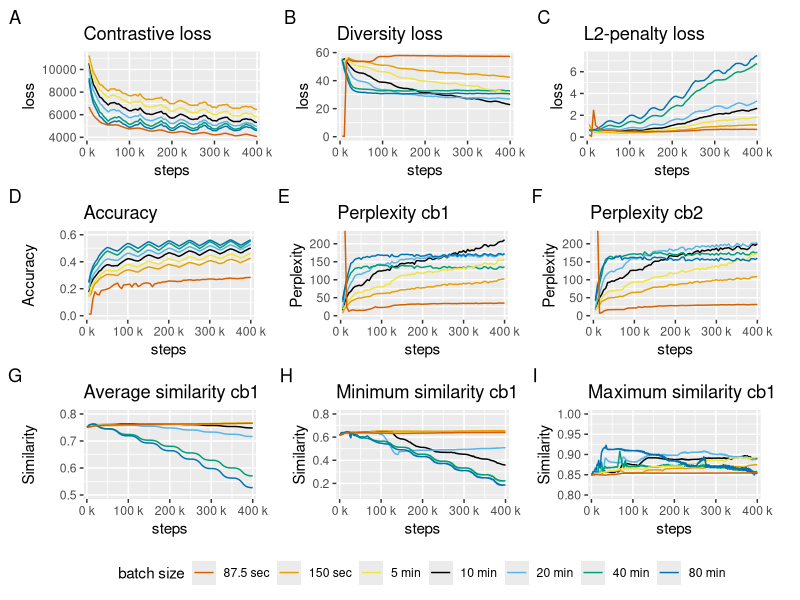
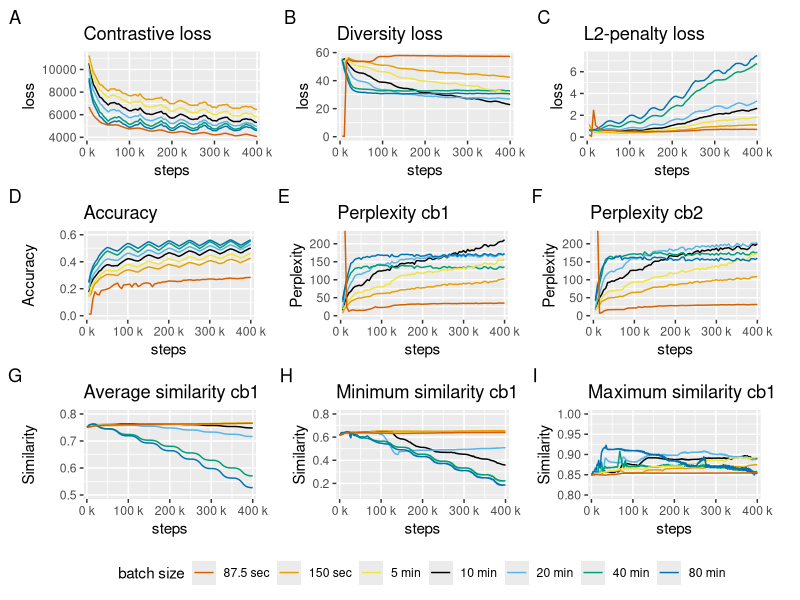

Source code (R) for these figures, in order:
# install the tidyverse
library(tidyverse)
library(patchwork)
library(scales)
library(ggthemes)

# x_axis for every plot
x_axis = scale_x_continuous(
  name="steps",
  labels = unit_format(unit = "k", scale = 1e-3),
  limits=c(0, 400000),
  expand = c(0.02, 0.02)  # Set expand to include only the bottom limit
)

# legend order
custom_legend_order <- c(
  "87.5 sec",
  "150 sec",
  "5 min",
  "10 min",
  "20 min",
  "40 min",
  "80 min"
)

# set line width
lw = 0.5

df = read_csv('csv/cb1_sim_avg.csv')

# codebook similarity
cb1_avg = (
  ggplot(read_csv('csv/cb1_sim_avg.csv')) 
  + aes(
    step, 
    value, 
    color=`batch size`,
    #linetype=`batch size`
  )
  + geom_line(linewidth=lw) 
  + x_axis 
  + scale_y_continuous(limits = c(0.5, 0.8))
  # + scale_linetype(breaks=custom_legend_order, guide=guide_legend(nrow = 1))
  + scale_color_colorblind(breaks=custom_legend_order, guide=guide_legend(nrow = 1))
  + labs(title = "Average similarity cb1", tag="G", color = "batch size", linetype = "batch size", shape = "batch size") 
  + ylab('Similarity')
)
cb1_min = (
  ggplot(read_csv('csv/cb1_sim_min.csv')) 
  + aes(
    step, 
    value, 
    color=`batch size`,
    #linetype=`batch size`
  )
  + geom_line(linewidth=lw) 
  + x_axis 
  + scale_y_continuous(limits = c(0.1, 0.8))
  # + scale_linetype(breaks=custom_legend_order, guide=guide_legend(nrow = 1))
  + scale_color_colorblind(breaks=custom_legend_order, guide=guide_legend(nrow = 1))
  + labs(title = "Minimum similarity cb1", tag="H", color = "batch size", linetype = "batch size", shape = "batch size") 
  + ylab('Similarity')
)
cb1_max = (
  ggplot(read_csv('csv/cb1_sim_max.csv'))
  + aes(
    step, 
    value, 
    color=`batch size`,
    #linetype=`batch size`
  )
  + geom_line(linewidth=lw) 
  + x_axis 
  + scale_y_continuous(limits = c(0.8, 1.0))
  # + scale_linetype(breaks=custom_legend_order, guide=guide_legend(nrow = 1))
  + scale_color_colorblind(breaks=custom_legend_order, guide=guide_legend(nrow = 1))
  + labs(title = "Maximum similarity cb1", tag="I", color = "batch size", linetype = "batch size", shape = "batch size") 
  + ylab('Similarity')
)

cb2_avg = (
  ggplot(read_csv('csv/cb2_sim_avg.csv')) 
  + aes(
    step, 
    value, 
    color=`batch size`,
    #linetype=`batch size`
  )
  + geom_line(linewidth=lw) 
  + x_axis 
  + scale_y_continuous(limits = c(0.5, 0.8))
  # + scale_linetype(breaks=custom_legend_order, guide=guide_legend(nrow = 1))
  + scale_color_colorblind(breaks=custom_legend_order, guide=guide_legend(nrow = 1))
  + labs(title = "Average similarity cb2", tag="J", color = "batch size", linetype = "batch size", shape = "batch size") 
  + ylab('Similarity')
)
cb2_min = (
  ggplot(read_csv('csv/cb2_sim_min.csv')) 
  + aes(
    step, 
    value, 
    color=`batch size`,
    #linetype=`batch size`
  )
  + geom_line(linewidth=lw) 
  + x_axis 
  + scale_y_continuous(limits = c(0.1, 0.8))
  # + scale_linetype(breaks=custom_legend_order, guide=guide_legend(nrow = 1))
  + scale_color_colorblind(breaks=custom_legend_order, guide=guide_legend(nrow = 1))
  + labs(title = "Minimum similarity cb2", tag="K", color = "batch size", linetype = "batch size", shape = "batch size") 
  + ylab('Similarity')
)
cb2_max = (
  ggplot(read_csv('csv/cb2_sim_max.csv'))
  + aes(
    step, 
    value, 
    color=`batch size`,
    #linetype=`batch size`
  )
  + geom_line(linewidth=lw) 
  + x_axis 
  + scale_y_continuous(limits = c(0.8, 1.0))
  # + scale_linetype(breaks=custom_legend_order, guide=guide_legend(nrow = 1))
  + scale_color_colorblind(breaks=custom_legend_order, guide=guide_legend(nrow = 1))
  + labs(title = "Maximum similarity cb2", tag="L", color = "batch size", linetype = "batch size", shape = "batch size") 
  + ylab('Similarity')
)


# losses
loss_c = (
  ggplot(read_csv('csv/val_loss_contrastive.csv'))
  + aes(
    step, 
    value, 
    color=`batch size`,
    #linetype=`batch size`
  )
  + geom_line(linewidth=lw) 
  + x_axis 
  # + scale_y_continuous(limits = c(4000, 10000))
  # + scale_linetype(breaks=custom_legend_order, guide=guide_legend(nrow = 1))
  + scale_color_colorblind(breaks=custom_legend_order, guide=guide_legend(nrow = 1))
  + labs(title = "Contrastive loss", tag="A", color = "batch size", linetype = "batch size", shape = "batch size") 
  + ylab('loss')
)

loss_d = (
  ggplot(read_csv('csv/val_loss_diversity.csv'))
  + aes(
    step, 
    value, 
    color=`batch size`,
    #linetype=`batch size`
  )
  + geom_line(linewidth=lw) 
  + x_axis 
  # + scale_y_continuous(limits = c(0, 70))
  # + scale_linetype(breaks=custom_legend_order, guide=guide_legend(nrow = 1))
  + scale_color_colorblind(breaks=custom_legend_order, guide=guide_legend(nrow = 1))
  + labs(title = "Diversity loss", tag="B", color = "batch size", linetype = "batch size", shape = "batch size") 
  + ylab('loss')
)
loss_l2 = (
  ggplot(read_csv('csv/val_loss_l2.csv'))
  + aes(
    step, 
    value, 
    color=`batch size`,
    #linetype=`batch size`
  )
  + geom_line(linewidth=lw) 
  + x_axis 
  # + scale_y_continuous(limits = c(0, 8))
  # + scale_linetype(breaks=custom_legend_order, guide=guide_legend(nrow = 1))
  + scale_color_colorblind(breaks=custom_legend_order, guide=guide_legend(nrow = 1))
  + labs(title = "L2-penalty loss", tag="C", color = "batch size", linetype = "batch size", shape = "batch size") 
  + ylab('loss')
)

# perplexity
perplex_cb1 = (
  ggplot(read_csv('csv/val_perplexity_cb1.csv'))
  + aes(
    step, 
    value, 
    color=`batch size`,
    #linetype=`batch size`
  )
  + geom_line(linewidth=lw) 
  + x_axis 
  + coord_cartesian(ylim = c(0, 225))
  # + scale_y_continuous(limits = c(0, 225))
  # + scale_linetype(breaks=custom_legend_order, guide=guide_legend(nrow = 1))
  + scale_color_colorblind(breaks=custom_legend_order, guide="none")
  + labs(title = "Perplexity cb1", tag="E", color = "batch size", linetype = "batch size", shape = "batch size") 
  + ylab('Perplexity')
)
perplex_cb2 = (
  ggplot(read_csv('csv/val_perplexity_cb2.csv'))
  + aes(
    step, 
    value, 
    color=`batch size`,
    #linetype=`batch size`
  )
  + geom_line(linewidth=lw) 
  + x_axis 
  + coord_cartesian(ylim = c(0, 225))
  # + scale_y_continuous(limits = c(-50, 225))
  # + scale_linetype(breaks=custom_legend_order, guide=guide_legend(nrow = 1))
  + scale_color_colorblind(breaks=custom_legend_order, guide="none")
  + labs(title = "Perplexity cb2", tag="F", color = "batch size", linetype = "batch size")
  + ylab('Perplexity')
)

# accuracy
acc = (
  ggplot(read_csv('csv/val_acc.csv')) 
  + aes(
    step, 
    value, 
    color=`batch size`,
    #linetype=`batch size`
  )
  + geom_line(linewidth=lw) 
  + coord_cartesian(ylim = c(0, 0.6))
  + x_axis 
  # + scale_linetype(breaks=custom_legend_order, guide=guide_legend(nrow = 1))
  + scale_color_colorblind(breaks=custom_legend_order, guide="none")
  + labs(title = "Accuracy", tag="D", color = "batch size", linetype = "batch size") 
  + ylab('Accuracy')
)

# subplots
g = (
  (loss_c | loss_d | loss_l2)
  / (acc | perplex_cb1 | perplex_cb2)
  / (cb1_avg | cb1_min | cb1_max)
  + plot_layout(guides = "collect")
  & theme(
      legend.direction = "horizontal",
      legend.position = "bottom",
      plot.margin = unit(c(0.1,0.5,0.1,0.1), "cm")
    )
)

g

# save
ggsave(
  file="train_plot_a4.pdf",
  plot=g,
  device = cairo_pdf,
  width = 210,
  height = 297/2 + 50,
  units = "mm"
)
